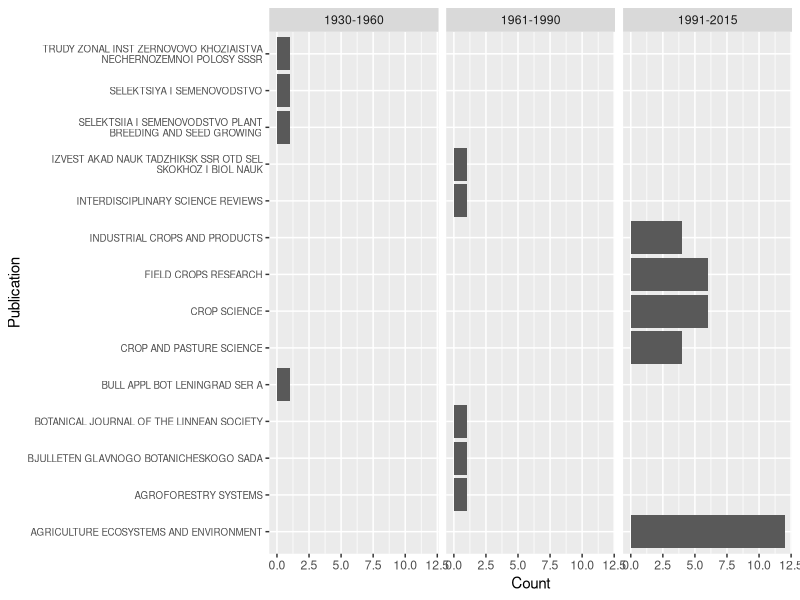
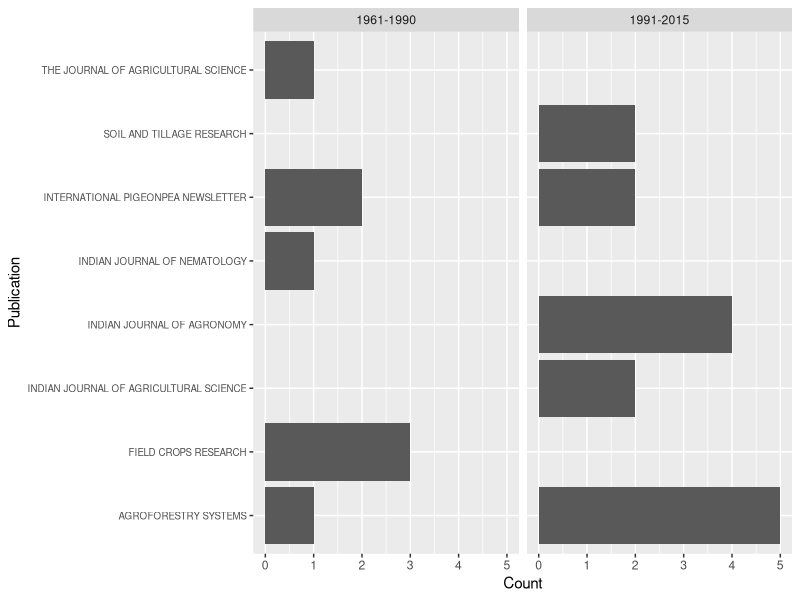
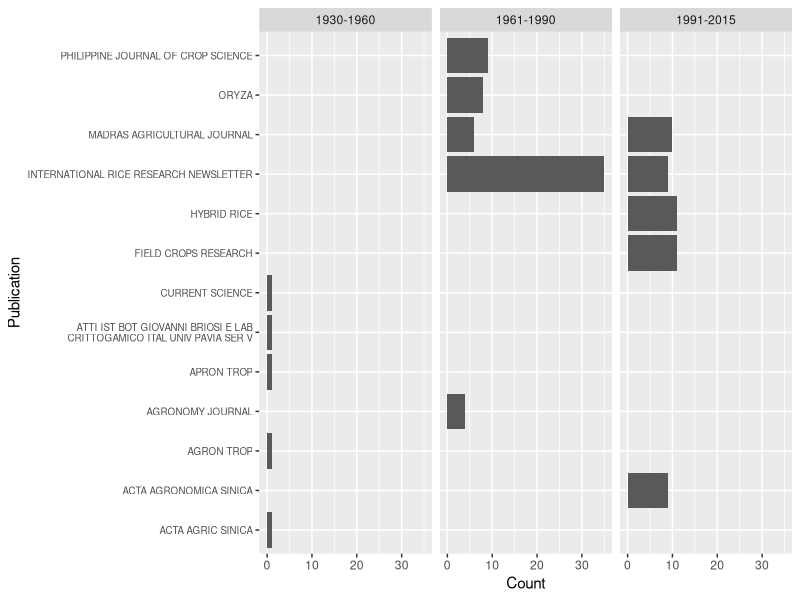
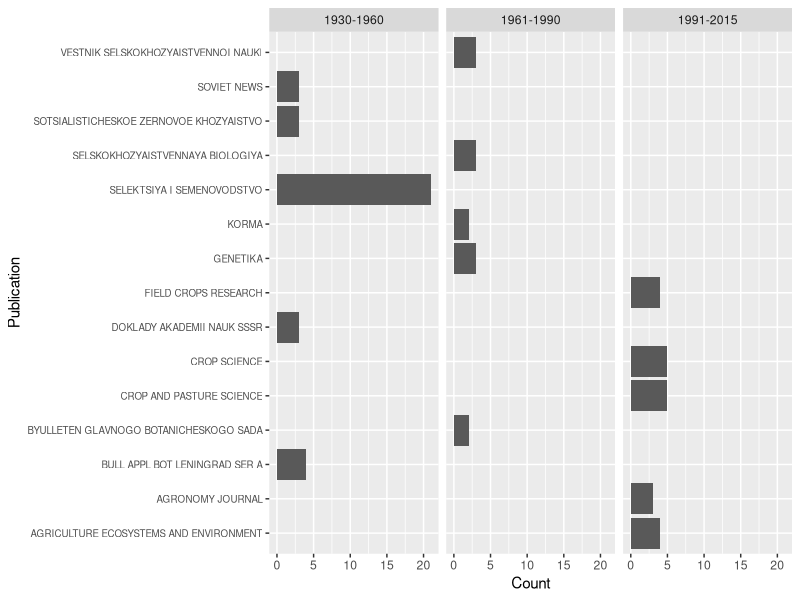
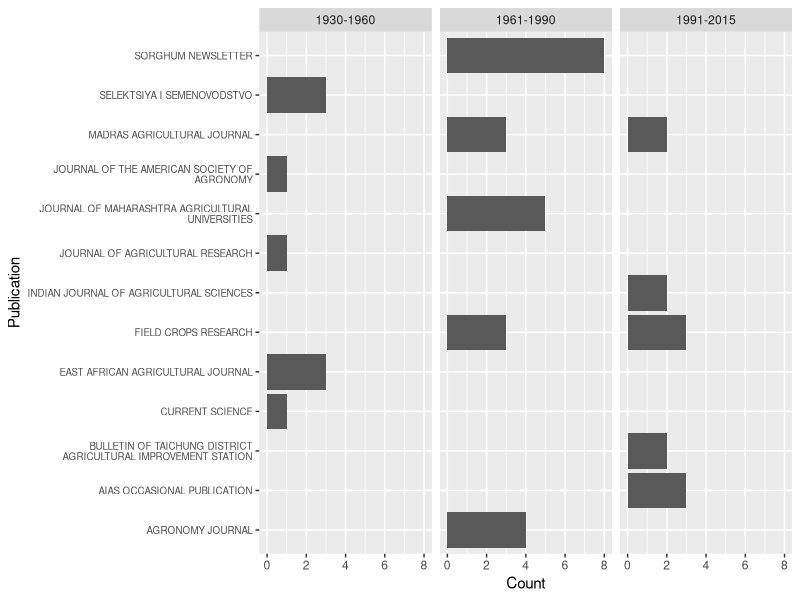
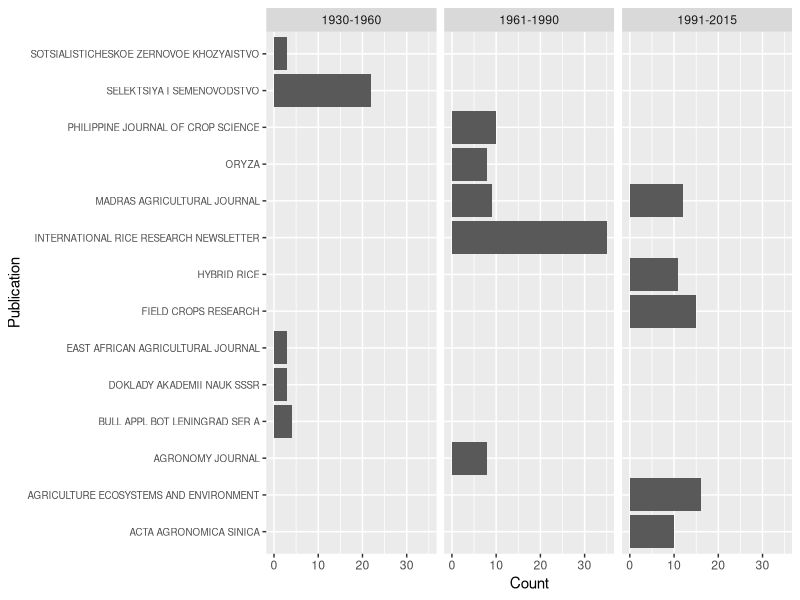

Here is the R script that generated these plots, in order:
## Import Data
d <- data.frame(year = read.csv("P_grains_relevant.csv")$Publication.Year,
                Publication = as.character(
                    read.csv("P_grains_relevant.csv")$Publication.Title),
                tags = read.csv("P_grains_relevant.csv")$Manual.Tags
                )

## Replace "&" with "and"
d$Publication <- gsub("&", "and", d$Publication, ignore.case=T)

## Remove punctuation
d$Publication <- gsub("[[:punct:]]", "", d$Publication)

## Remove extra spaces
d$Publication <- gsub("[ ]+", " ", d$Publication, perl=T)

## upcase
d$Publication <- toupper(d$Publication)

## journal titles per period

require(reshape2)
require(plyr)

dates.min <- c(min(d$year), min(d$year)+30*c(1:2)+1)
dates.max <- c(min(d$year)+30*c(1:2),max(d$year))
dates <- c(1929+30*c(0:2), max(d$year))

d.list <- split(d,f=cut(d$year, breaks=dates, labels = paste(dates.min, dates.max, sep= "-")))
d <- ldply(d.list, .id="period")

## list per crop

d.list <- list(grain = d[grep("search.grain", d$tags),][,c("Publication","period")],
               pigeonpea = d[grep("search.pigeonpea", d$tags),][,c("Publication","period")],
               rice = d[grep("search.rice", d$tags),][,c("Publication","period")],
               rye_wheat = d[sort(
                   unique(unlist(sapply(c("search.rye", "search.wheat"),
                                        grep, d$tags), recursive=T))),][,c("Publication","period")],
               sorghum = d[grep("search.sorghum", d$tags),][,c("Publication","period")],
               all = d[,c("Publication","period")])

## Count publications per period

d.list.summary <- lapply(d.list, ddply, .(period, Publication),
                         summarise,
                         Count = length(Publication))

## Calculate publication count for the period, and normalize counts

d.list.summary <- lapply(d.list.summary, ddply, .(period),
                         mutate,
                         n.period = length(Publication),
                         n.norm = Count/n.period)

## Flatten, arrange dataframe

d.df.summary <- ldply(d.list.summary, .id="key")
d.df.summary <- arrange(d.df.summary, key, desc(period), desc(n.norm),
                        Publication)

## Select top 10 publications per time period

d.df.summary <- ddply(d.df.summary, .(key, period), function(x) x[1:5,])

detach(package:reshape2, unload=T)
detach(package:plyr, unload=T)

## Wrap names

require(stringr)
d.df.summary$Publication <- str_wrap(d.df.summary$Publication, width=40)
detach(package:stringr, unload=T)

## Select complete cases

d.df.summary <- d.df.summary[complete.cases(d.df.summary),]

## Create Plots

require(ggplot2)

for (i in unique(d.df.summary$key)){

    g <- ggplot(d.df.summary[d.df.summary$key == i,],
                aes(x=Publication, y=Count))+
        geom_bar(stat="identity")+
            facet_grid(. ~ period, scale = "free_y")+
                theme(axis.text.y = element_text(size = 7))+
                coord_flip()

    ggsave(g,file=paste(getwd(),"/figures/","publications-3periods-",
                 i,".pdf",sep=""), width = 7, height = 9, units = "in")

}

detach(package:ggplot2, unload=T)
